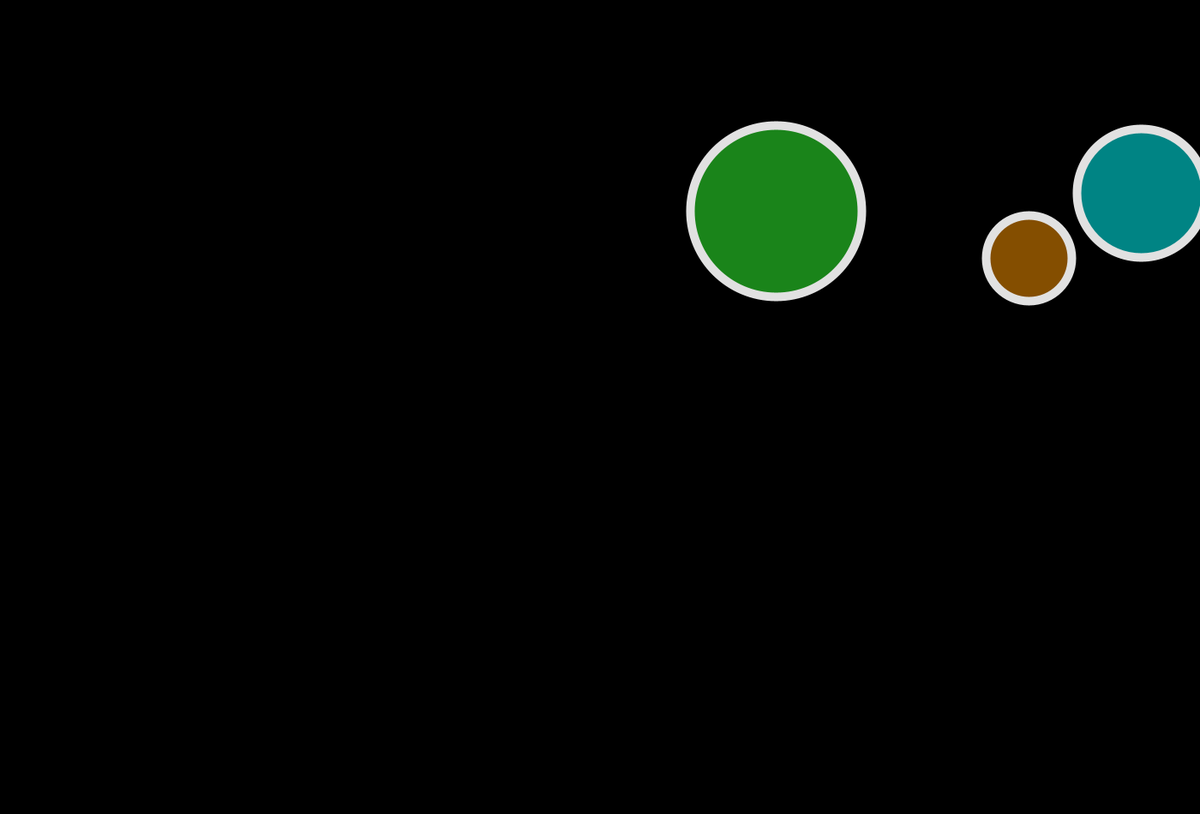
Frame 1 (no input)
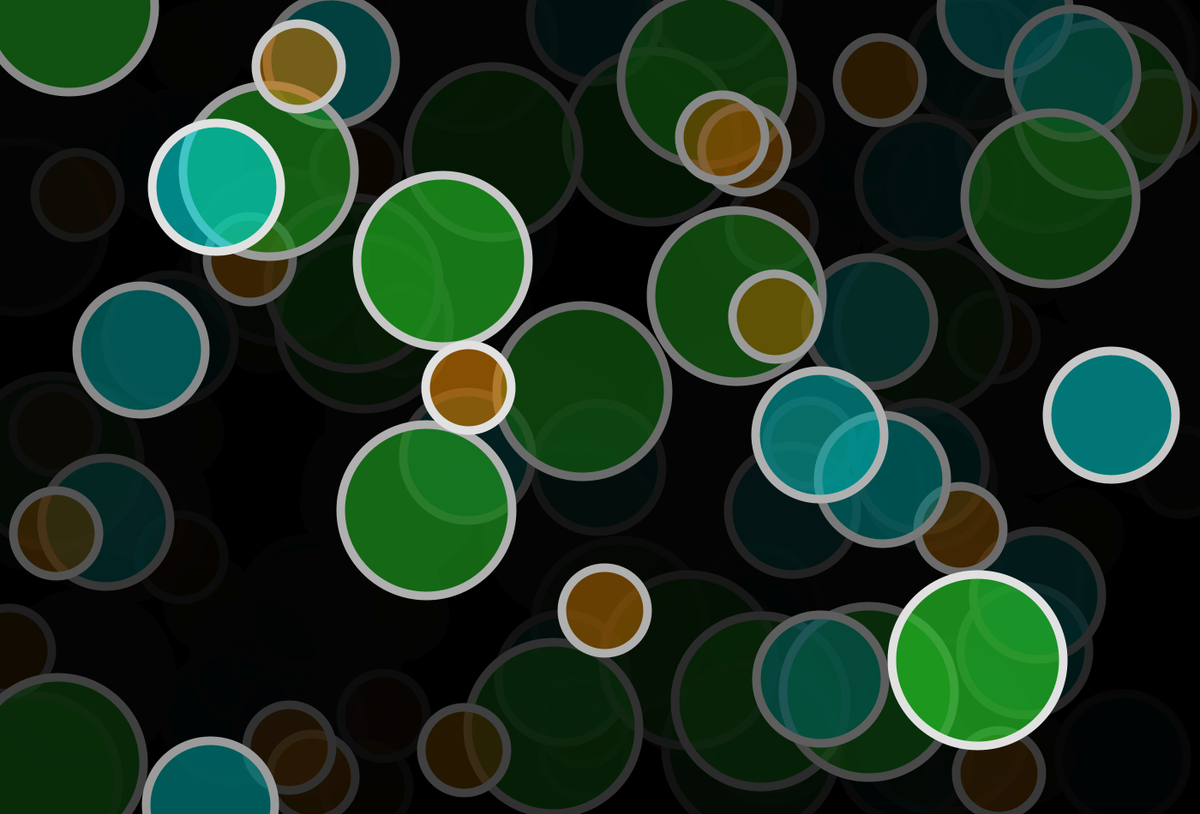
Frame 60 (the mouse pressed at the canvas centre just before this capture)
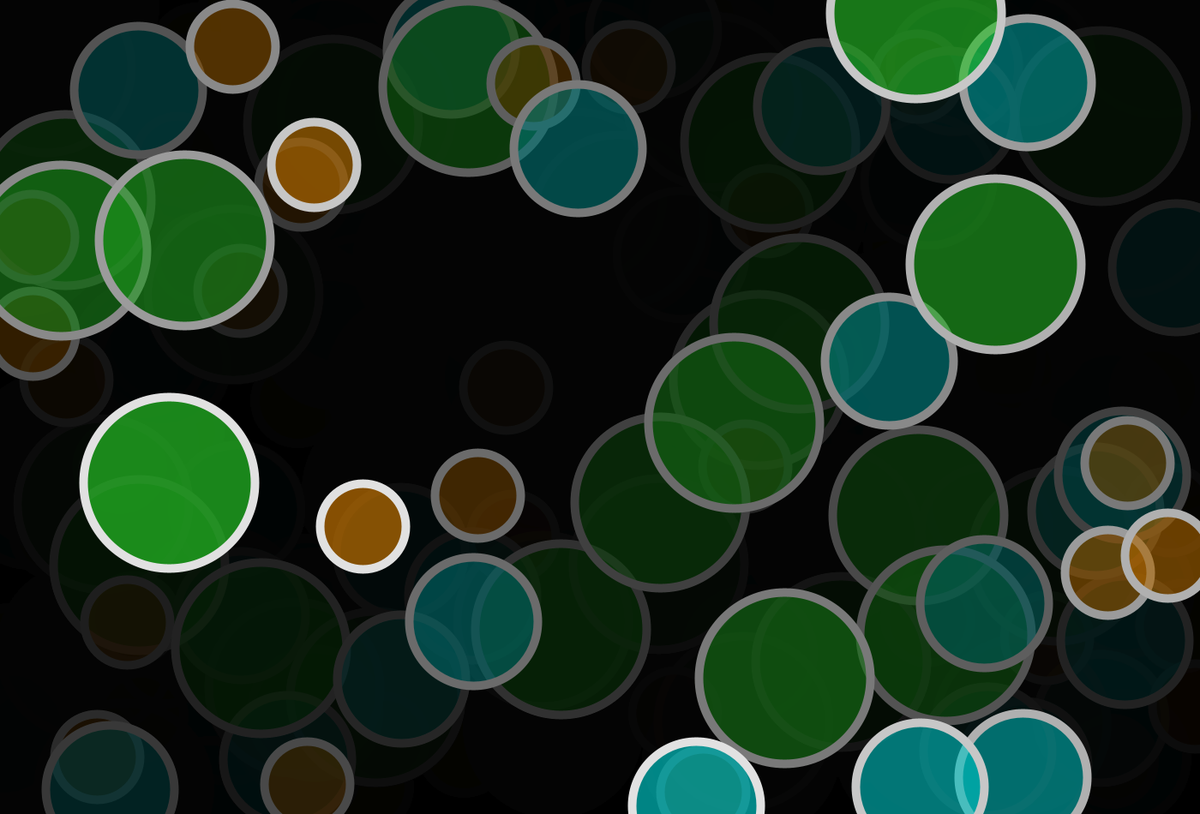
Frame 120 (the mouse held since frame 60 and released just before this capture)

The Processing sketch that drew these frames (run headless with seeded random() and noise(); from frame 60 on, the mouse is pressed at the canvas centre):

// Processing sketch: processing_123565
// ── processing_123565.pde

void setup() {
  size(1400, 950);
  background(0);
}

void draw() {
  frameRate(5);
  stroke(255);
  strokeWeight(10);
  fill(50, 255, 50, 150);
  ellipse(random(width), random(height), 200, 200);
  fill(0, 300, 270, 150);
  ellipse(random(width), random(height), 150, 150);
  fill(255, 150, 0, 150);
  ellipse(random(width), random(height), 100, 100);
  strokeWeight(1);
  fill(0, 30);
  rect(-1, -1, width+1, height+1);
}
